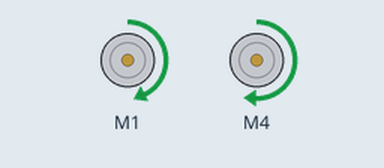
Bench run of a sketch on a simulated Arduino Uno, built with avr-gcc and run on an emulated ATmega328P. Parts: 2 × DC motor (green arrow = forward, orange = backward, longer = faster).

Above: at 0.1 s.
At 2.1 s:
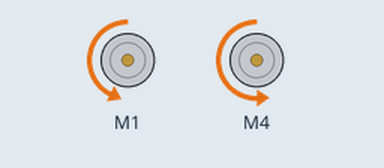
At 6.1 s:
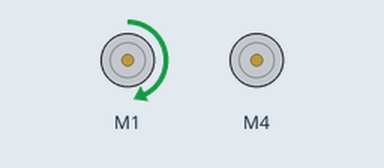
At 11.1 s:
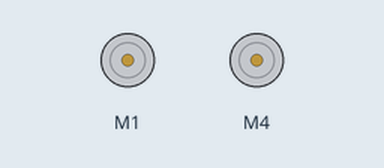
Timing chart, 0 to 12.6 s (numbered marks = the images above):
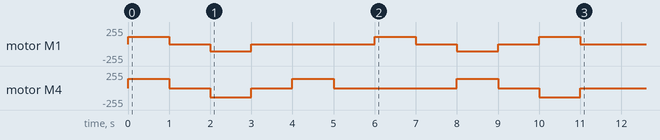

The sketch:

2_Robot_Movement.ino
```cpp
/*
This file contains the code for basic robot movements and can
be used to check if the motors are working properly.
If wired correctly and fully functional, the robot should:
1. Move Forwards
2. Move Backwards
3. Turn Left (Only Right motor moving forwards)
4. Turn Right (Left forwards)
5. Rotate Left (Right forwards, Left reverse)
6. Rotate Right (Left forwards, Right reverse)
7. Stop

DEBUGGING:
If the above does not happen:
1. Ensure that the wires are connect to both the Motor Shield and the motors
2. If any of the motors are going in the reverse direction of the above
   then swap the connection of the wires on the Motor Shield
3. If the robot suddenly stops and repeats the sequence above or repeatedly jerks in place
   then either reduce the max speed below, or change the batteries
*/

#include <AFMotor.h>

AF_DCMotor lmotor(1);
AF_DCMotor rmotor(4);

// Adjust the following values such that the robot
// moves in a straight line when moving forwards
#define MAX_SPEED_LEFT 110
#define MAX_SPEED_RIGHT 140

void stop(int speed = 100) {
  lmotor.run(RELEASE);
  rmotor.run(RELEASE);
}

void forwards(int speed = 100) {
  lmotor.setSpeed(speed / 100 * MAX_SPEED_LEFT);
  rmotor.setSpeed(speed / 100 * MAX_SPEED_RIGHT);
  lmotor.run(FORWARD);
  rmotor.run(FORWARD);
}

void backwards(int speed = 100) {
  lmotor.setSpeed(speed / 100 * MAX_SPEED_LEFT);
  rmotor.setSpeed(speed / 100 * MAX_SPEED_RIGHT);
  lmotor.run(BACKWARD);
  rmotor.run(BACKWARD);
}

void turnLeft(int lspeed = 0, int rspeed = 100) {
  lmotor.setSpeed(lspeed / 100 * MAX_SPEED_LEFT);
  rmotor.setSpeed(rspeed / 100 * MAX_SPEED_RIGHT);
  lmotor.run(FORWARD);
  rmotor.run(FORWARD);
}

void turnRight(int lspeed = 100, int rspeed = 0) {
  lmotor.setSpeed(lspeed / 100 * MAX_SPEED_LEFT);
  rmotor.setSpeed(rspeed / 100 * MAX_SPEED_RIGHT);
  lmotor.run(FORWARD);
  rmotor.run(FORWARD);
}

void rotateLeft(int lspeed = 100, int rspeed = 100) {
  lmotor.setSpeed(lspeed / 100 * MAX_SPEED_LEFT);
  rmotor.setSpeed(rspeed / 100 * MAX_SPEED_RIGHT);
  lmotor.run(BACKWARD);
  rmotor.run(FORWARD);
}

void rotateRight(int lspeed = 100, int rspeed = 100) {
  lmotor.setSpeed(lspeed / 100 * MAX_SPEED_LEFT);
  rmotor.setSpeed(rspeed / 100 * MAX_SPEED_RIGHT);
  lmotor.run(FORWARD);
  rmotor.run(BACKWARD);
}

void setup() {
  forwards();
  delay(1000);
  stop();
  delay(1000);
  backwards();
  delay(1000);
  stop();
  delay(1000);
  turnLeft();
  delay(1000);
  stop();
  delay(1000);
  turnRight();
  delay(1000);
  stop();
  delay(1000);
  rotateLeft();
  delay(1000);
  stop();
  delay(1000);
  rotateRight();
  delay(1000);
  stop();
}

void loop() {

}
```

Measured:
- by itself, motor M1: stopped → forward 110/255 at 0.00 s, → stopped 1.0 s later, → backward 110/255 1.0 s later, → stopped 1.0 s later, … (10 changes in this stretch)
- by itself, motor M4: stopped → forward 140/255 at 0.00 s, → stopped 1.0 s later, → backward 140/255 1.0 s later, → stopped 1.0 s later, … (10 changes in this stretch)
